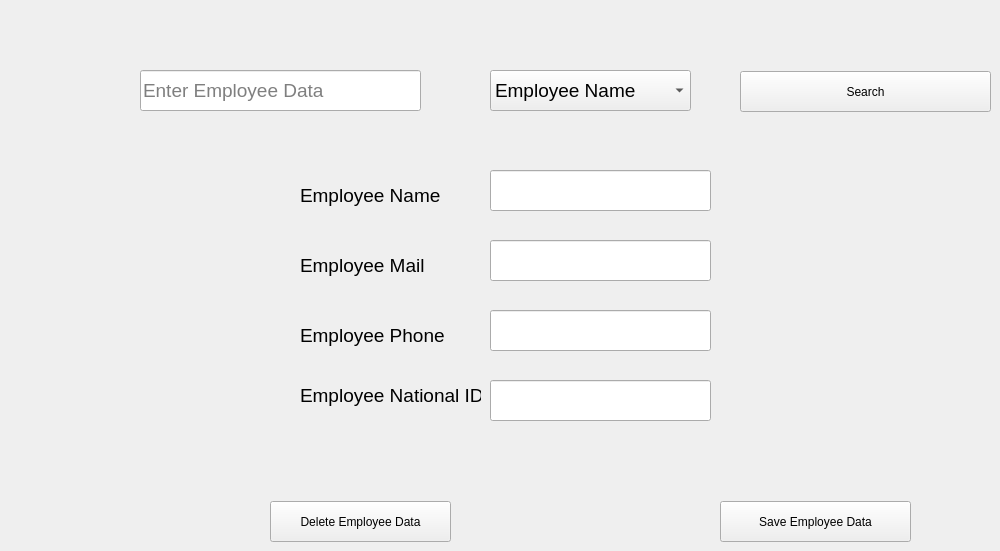
                <widget class="QWidget" name="tab_20">
                 <attribute name="title">
                  <string>Edite OR Delete Employee</string>
                 </attribute>
                 <widget class="QLineEdit" name="lineEdit_30">
                  <property name="geometry">
                   <rect>
                    <x>140</x>
                    <y>70</y>
                    <width>281</width>
                    <height>41</height>
                   </rect>
                  </property>
                  <property name="font">
                   <font>
                    <family>Segoe UI</family>
                    <pointsize>14</pointsize>
                   </font>
                  </property>
                  <property name="placeholderText">
                   <string>Enter Employee Data</string>
                  </property>
                 </widget>
                 <widget class="QPushButton" name="pushButton_28">
                  <property name="enabled">
                   <bool>true</bool>
                  </property>
                  <property name="geometry">
                   <rect>
                    <x>720</x>
                    <y>501</y>
                    <width>191</width>
                    <height>41</height>
                   </rect>
                  </property>
                  <property name="font">
                   <font/>
                  </property>
                  <property name="text">
                   <string>Save Employee Data</string>
                  </property>
                 </widget>
                 <widget class="QPushButton" name="pushButton_29">
                  <property name="geometry">
                   <rect>
                    <x>740</x>
                    <y>71</y>
                    <width>251</width>
                    <height>41</height>
                   </rect>
                  </property>
                  <property name="font">
                   <font/>
                  </property>
                  <property name="text">
                   <string>Search</string>
                  </property>
                 </widget>
                 <widget class="QPushButton" name="pushButton_30">
                  <property name="enabled">
                   <bool>true</bool>
                  </property>
                  <property name="geometry">
                   <rect>
                    <x>270</x>
                    <y>501</y>
                    <width>181</width>
                    <height>41</height>
                   </rect>
                  </property>
                  <property name="font">
                   <font/>
                  </property>
                  <property name="text">
                   <string>Delete Employee Data</string>
                  </property>
                 </widget>
                 <widget class="QLabel" name="label_36">
                  <property name="geometry">
                   <rect>
                    <x>300</x>
                    <y>250</y>
                    <width>171</width>
                    <height>31</height>
                   </rect>
                  </property>
                  <property name="font">
                   <font>
                    <pointsize>14</pointsize>
                   </font>
                  </property>
                  <property name="text">
                   <string>Employee Mail</string>
                  </property>
                 </widget>
                 <widget class="QLineEdit" name="lineEdit_38">
                  <property name="geometry">
                   <rect>
                    <x>490</x>
                    <y>380</y>
                    <width>221</width>
                    <height>41</height>
                   </rect>
                  </property>
                  <property name="font">
                   <font>
                    <pointsize>14</pointsize>
                   </font>
                  </property>
                 </widget>
                 <widget class="QLabel" name="label_39">
                  <property name="geometry">
                   <rect>
                    <x>300</x>
                    <y>380</y>
                    <width>181</width>
                    <height>31</height>
                   </rect>
                  </property>
                  <property name="font">
                   <font>
                    <pointsize>14</pointsize>
                   </font>
                  </property>
                  <property name="text">
                   <string>Employee National ID</string>
                  </property>
                 </widget>
                 <widget class="QLineEdit" name="lineEdit_31">
                  <property name="geometry">
                   <rect>
                    <x>490</x>
                    <y>170</y>
                    <width>221</width>
                    <height>41</height>
                   </rect>
                  </property>
                  <property name="font">
                   <font>
                    <pointsize>14</pointsize>
                   </font>
                  </property>
                 </widget>
                 <widget class="QLineEdit" name="lineEdit_39">
                  <property name="geometry">
                   <rect>
                    <x>490</x>
                    <y>310</y>
                    <width>221</width>
                    <height>41</height>
                   </rect>
                  </property>
                  <property name="font">
                   <font>
                    <pointsize>14</pointsize>
                   </font>
                  </property>
                 </widget>
                 <widget class="QLabel" name="label_48">
                  <property name="geometry">
                   <rect>
                    <x>300</x>
                    <y>320</y>
                    <width>161</width>
                    <height>31</height>
                   </rect>
                  </property>
                  <property name="font">
                   <font>
                    <pointsize>14</pointsize>
                   </font>
                  </property>
                  <property name="text">
                   <string>Employee Phone</string>
                  </property>
                 </widget>
                 <widget class="QLabel" name="label_34">
                  <property name="geometry">
                   <rect>
                    <x>300</x>
                    <y>180</y>
                    <width>181</width>
                    <height>31</height>
                   </rect>
                  </property>
                  <property name="font">
                   <font>
                    <pointsize>14</pointsize>
                   </font>
                  </property>
                  <property name="text">
                   <string>Employee Name</string>
                  </property>
                 </widget>
                 <widget class="QLineEdit" name="lineEdit_40">
                  <property name="geometry">
                   <rect>
                    <x>490</x>
                    <y>240</y>
                    <width>221</width>
                    <height>41</height>
                   </rect>
                  </property>
                  <property name="font">
                   <font>
                    <pointsize>14</pointsize>
                   </font>
                  </property>
                 </widget>
                 <widget class="QComboBox" name="comboBox_24">
                  <property name="geometry">
                   <rect>
                    <x>490</x>
                    <y>70</y>
                    <width>201</width>
                    <height>41</height>
                   </rect>
                  </property>
                  <property name="font">
                   <font>
                    <pointsize>14</pointsize>
                   </font>
                  </property>
                  <item>
                   <property name="text">
                    <string>Employee Name</string>
                   </property>
                  </item>
                  <item>
                   <property name="text">
                    <string>Employee Mail</string>
                   </property>
                  </item>
                  <item>
                   <property name="text">
                    <string>Employee Phone</string>
                   </property>
                  </item>
                  <item>
                   <property name="text">
                    <string>Employee National ID</string>
                   </property>
                  </item>
                 </widget>
                </widget>
